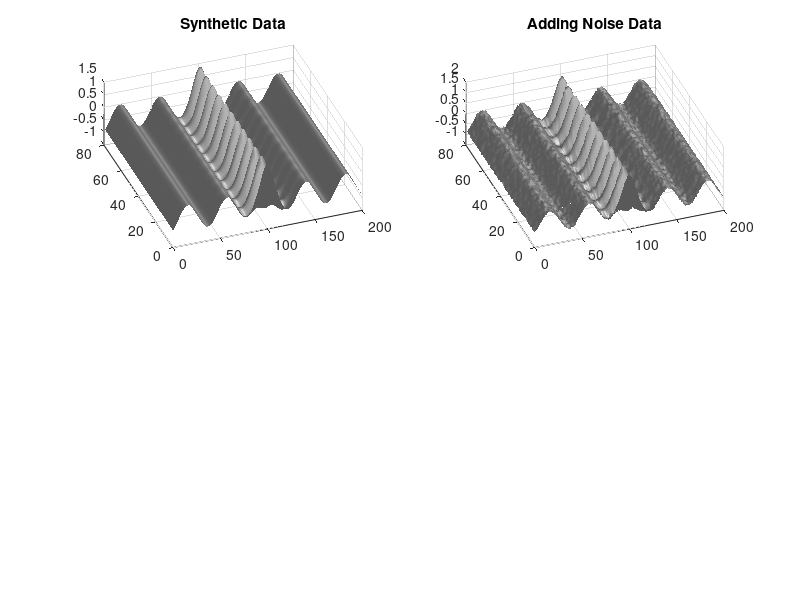

Source code (MATLAB): (Note: this script raises an error after producing the figure.)
clc; clear all; close all;
%% Description
% Using a synthetic data ,f(x,t) = 0.5 sin(x) + 2 csch(x)
% tanh(x) exp(i2.8t), we will add white noise to it. We will then denoise
% it and use DMD to reconstruct the data.

%% Define time and space discretizations
n = 200;
m = 80;
x = linspace (-15,15,n);
t = linspace (0,8*pi,m);
dt = t(2) - t(1);
[Xgrid ,T] = meshgrid(x,t);
%% Create spatiotemporal patterns
f = 0.5* cos(Xgrid)+csch(Xgrid).*tanh(Xgrid).* exp(1j*2.8*T);
subplot(221)
surfl(real(f));
shading interp; colormap(gray ); view (-20,60);
title('Synthetic Data');

%% Adding white noise
y = awgn(f,20,'measured');
subplot(222)
surfl(real(y));
shading interp; colormap(gray ); view (-20,60);
title('Adding Noise Data');
%% RPCA with ADM
[L,S] = RPCA(y);

subplot(223)
surfl(real(L))
shading interp; colormap(gray ); view (-20,60);
title('Low-Rank Version of Data');
subplot(224)
surfl(real(S))
shading interp; colormap(gray ); view (-20,60);
title('Sparse Version of Data');
%%
temp = perf_analysis(real(f),real(L));
result.rmse = temp.rmse;
result.cc = temp.cc;
%% Rank
tol = 10^-7;
rank1 = rank(f,tol);
rank2 = rank(y,tol);
rank3 = rank(L,tol);
%% DMD
dmd_model = DMD(y', t); % Initializing DMD
rank = 2;
dmd_model = dmd_model.train(rank); % Training DMD
train_pred = dmd_model.predict(t); % Reconstructing Training Data
%% DMD Plots
dmd_model.plots

%% Result
temp = perf_analysis(real(f),real(train_pred'));
result2.rmse = temp.rmse;
result2.cc = temp.cc;
%% Plot
subplot(211)
surfl(real(f));
shading interp; colormap(gray ); view (-20,60);
title('Original Synthetic Data');

subplot(212)
surfl(real(train_pred'));
shading interp; colormap(gray ); view (-20,60);
title('Reconstruction of Synthetic Data');